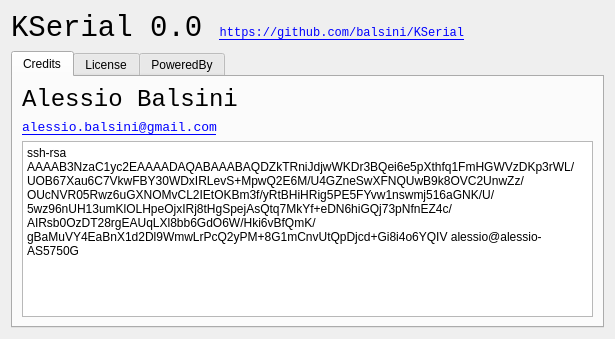
<?xml version="1.0" encoding="UTF-8"?>
<ui version="4.0">
 <class>AboutWindow</class>
 <widget class="QWidget" name="AboutWindow">
  <property name="geometry">
   <rect>
    <x>0</x>
    <y>0</y>
    <width>615</width>
    <height>339</height>
   </rect>
  </property>
  <property name="windowTitle">
   <string>Form</string>
  </property>
  <layout class="QGridLayout" name="gridLayout">
   <item row="0" column="0">
    <layout class="QVBoxLayout" name="verticalLayout">
     <item>
      <widget class="QLabel" name="label">
       <property name="font">
        <font>
         <family>Monospace</family>
        </font>
       </property>
       <property name="text">
        <string>&lt;html&gt;&lt;head/&gt;&lt;body&gt;&lt;p&gt;&lt;span style=&quot; font-size:22pt;&quot;&gt;KSerial 0.0 &lt;/span&gt;&lt;a href=&quot;https://github.com/balsini/KSerial&quot;&gt;&lt;span style=&quot; text-decoration: underline; color:#0000ff;&quot;&gt;https://github.com/balsini/KSerial&lt;/span&gt;&lt;/a&gt;&lt;/p&gt;&lt;/body&gt;&lt;/html&gt;</string>
       </property>
      </widget>
     </item>
     <item>
      <widget class="QTabWidget" name="tabWidget">
       <property name="currentIndex">
        <number>0</number>
       </property>
       <widget class="QWidget" name="Credits">
        <attribute name="title">
         <string>Credits</string>
        </attribute>
        <layout class="QGridLayout" name="gridLayout_2">
         <item row="1" column="0">
          <widget class="QLabel" name="label_7">
           <property name="font">
            <font>
             <family>Monospace</family>
             <pointsize>10</pointsize>
            </font>
           </property>
           <property name="text">
            <string>&lt;html&gt;&lt;head/&gt;&lt;body&gt;&lt;p&gt;&lt;a href=&quot;mailto:alessio.balsini@gmail.com&quot;&gt;&lt;span style=&quot; text-decoration: underline; color:#0000ff;&quot;&gt;alessio.balsini@gmail.com&lt;/span&gt;&lt;/a&gt;&lt;/p&gt;&lt;/body&gt;&lt;/html&gt;</string>
           </property>
          </widget>
         </item>
         <item row="0" column="0">
          <widget class="QLabel" name="label_2">
           <property name="font">
            <font>
             <family>Monospace</family>
             <pointsize>18</pointsize>
            </font>
           </property>
           <property name="text">
            <string>Alessio Balsini</string>
           </property>
          </widget>
         </item>
         <item row="2" column="0">
          <widget class="QPlainTextEdit" name="plainTextEdit">
           <property name="readOnly">
            <bool>true</bool>
           </property>
           <property name="plainText">
            <string>ssh-rsa AAAAB3NzaC1yc2EAAAADAQABAAABAQDZkTRniJdjwWKDr3BQei6e5pXthfq1FmHGWVzDKp3rWL/UOB67Xau6C7VkwFBY30WDxIRLevS+MpwQ2E6M/U4GZneSwXFNQUwB9k8OVC2UnwZz/OUcNVR05Rwz6uGXNOMvCL2IEtOKBm3f/yRtBHiHRig5PE5FYvw1nswmj516aGNK/U/5wz96nUH13umKlOLHpeOjxIRj8tHgSpejAsQtq7MkYf+eDN6hiGQj73pNfnEZ4c/AIRsb0OzDT28rgEAUqLXl8bb6GdO6W/Hki6vBfQmK/gBaMuVY4EaBnX1d2Dl9WmwLrPcQ2yPM+8G1mCnvUtQpDjcd+Gi8i4o6YQIV alessio@alessio-AS5750G</string>
           </property>
          </widget>
         </item>
        </layout>
       </widget>
       <widget class="QWidget" name="License">
        <attribute name="title">
         <string>License</string>
        </attribute>
        <layout class="QGridLayout" name="gridLayout_3">
         <item row="0" column="0">
          <widget class="QTextBrowser" name="textBrowser">
           <property name="font">
            <font>
             <family>Monospace</family>
            </font>
           </property>
           <property name="html">
            <string>&lt;!DOCTYPE HTML PUBLIC &quot;-//W3C//DTD HTML 4.0//EN&quot; &quot;http://www.w3.org/TR/REC-html40/strict.dtd&quot;&gt;
&lt;html&gt;&lt;head&gt;&lt;meta name=&quot;qrichtext&quot; content=&quot;1&quot; /&gt;&lt;style type=&quot;text/css&quot;&gt;
p, li { white-space: pre-wrap; }
&lt;/style&gt;&lt;/head&gt;&lt;body style=&quot; font-family:'Monospace'; font-size:9pt; font-weight:400; font-style:normal;&quot;&gt;
&lt;p style=&quot; margin-top:0px; margin-bottom:0px; margin-left:0px; margin-right:0px; -qt-block-indent:0; text-indent:0px; background-color:#f5f5f5;&quot;&gt;&lt;span style=&quot; font-family:'Menlo,Monaco,Consolas,Courier New,monospace'; color:#636363; background-color:#f5f5f5;&quot;&gt;Copyright 2013  Alessio Balsini &lt;/span&gt;&lt;a href=&quot;mailto:alessio.balsini@gmail.com&quot;&gt;&lt;span style=&quot; font-family:'Courier New,courier'; text-decoration: underline; color:#0000ff;&quot;&gt;alessio.balsini@gmail.com&lt;/span&gt;&lt;/a&gt;&lt;/p&gt;
&lt;p style=&quot;-qt-paragraph-type:empty; margin-top:0px; margin-bottom:0px; margin-left:0px; margin-right:0px; -qt-block-indent:0; text-indent:0px; font-family:'Menlo,Monaco,Consolas,Courier New,monospace'; color:#636363; background-color:#f5f5f5;&quot;&gt;&lt;br /&gt;&lt;/p&gt;
&lt;p style=&quot; margin-top:0px; margin-bottom:0px; margin-left:0px; margin-right:0px; -qt-block-indent:0; text-indent:0px; background-color:#f5f5f5;&quot;&gt;&lt;span style=&quot; font-family:'Menlo,Monaco,Consolas,Courier New,monospace'; color:#636363; background-color:#f5f5f5;&quot;&gt;Redistribution and use in source and binary forms, with or without&lt;/span&gt;&lt;/p&gt;
&lt;p style=&quot; margin-top:0px; margin-bottom:0px; margin-left:0px; margin-right:0px; -qt-block-indent:0; text-indent:0px; background-color:#f5f5f5;&quot;&gt;&lt;span style=&quot; font-family:'Menlo,Monaco,Consolas,Courier New,monospace'; color:#636363; background-color:#f5f5f5;&quot;&gt;modification, are permitted provided that the following conditions&lt;/span&gt;&lt;/p&gt;
&lt;p style=&quot; margin-top:0px; margin-bottom:0px; margin-left:0px; margin-right:0px; -qt-block-indent:0; text-indent:0px; background-color:#f5f5f5;&quot;&gt;&lt;span style=&quot; font-family:'Menlo,Monaco,Consolas,Courier New,monospace'; color:#636363; background-color:#f5f5f5;&quot;&gt;are met:&lt;/span&gt;&lt;/p&gt;
&lt;p style=&quot;-qt-paragraph-type:empty; margin-top:0px; margin-bottom:0px; margin-left:0px; margin-right:0px; -qt-block-indent:0; text-indent:0px; font-family:'Menlo,Monaco,Consolas,Courier New,monospace'; color:#636363; background-color:#f5f5f5;&quot;&gt;&lt;br /&gt;&lt;/p&gt;
&lt;p style=&quot; margin-top:0px; margin-bottom:0px; margin-left:0px; margin-right:0px; -qt-block-indent:0; text-indent:0px; background-color:#f5f5f5;&quot;&gt;&lt;span style=&quot; font-family:'Menlo,Monaco,Consolas,Courier New,monospace'; color:#636363; background-color:#f5f5f5;&quot;&gt;1. Redistributions of source code must retain the above copyright&lt;/span&gt;&lt;/p&gt;
&lt;p style=&quot; margin-top:0px; margin-bottom:0px; margin-left:0px; margin-right:0px; -qt-block-indent:0; text-indent:0px; background-color:#f5f5f5;&quot;&gt;&lt;span style=&quot; font-family:'Menlo,Monaco,Consolas,Courier New,monospace'; color:#636363; background-color:#f5f5f5;&quot;&gt;   notice, this list of conditions and the following disclaimer.&lt;/span&gt;&lt;/p&gt;
&lt;p style=&quot; margin-top:0px; margin-bottom:0px; margin-left:0px; margin-right:0px; -qt-block-indent:0; text-indent:0px; background-color:#f5f5f5;&quot;&gt;&lt;span style=&quot; font-family:'Menlo,Monaco,Consolas,Courier New,monospace'; color:#636363; background-color:#f5f5f5;&quot;&gt;2. Redistributions in binary form must reproduce the above copyright&lt;/span&gt;&lt;/p&gt;
&lt;p style=&quot; margin-top:0px; margin-bottom:0px; margin-left:0px; margin-right:0px; -qt-block-indent:0; text-indent:0px; background-color:#f5f5f5;&quot;&gt;&lt;span style=&quot; font-family:'Menlo,Monaco,Consolas,Courier New,monospace'; color:#636363; background-color:#f5f5f5;&quot;&gt;   notice, this list of conditions and the following disclaimer in the&lt;/span&gt;&lt;/p&gt;
&lt;p style=&quot; margin-top:0px; margin-bottom:0px; margin-left:0px; margin-right:0px; -qt-block-indent:0; text-indent:0px; background-color:#f5f5f5;&quot;&gt;&lt;span style=&quot; font-family:'Menlo,Monaco,Consolas,Courier New,monospace'; color:#636363; background-color:#f5f5f5;&quot;&gt;   documentation and/or other materials provided with the distribution.&lt;/span&gt;&lt;/p&gt;
&lt;p style=&quot;-qt-paragraph-type:empty; margin-top:0px; margin-bottom:0px; margin-left:0px; margin-right:0px; -qt-block-indent:0; text-indent:0px; font-family:'Menlo,Monaco,Consolas,Courier New,monospace'; color:#636363; background-color:#f5f5f5;&quot;&gt;&lt;br /&gt;&lt;/p&gt;
&lt;p style=&quot; margin-top:0px; margin-bottom:0px; margin-left:0px; margin-right:0px; -qt-block-indent:0; text-indent:0px; background-color:#f5f5f5;&quot;&gt;&lt;span style=&quot; font-family:'Menlo,Monaco,Consolas,Courier New,monospace'; color:#636363; background-color:#f5f5f5;&quot;&gt;THIS SOFTWARE IS PROVIDED BY THE AUTHOR ``AS IS'' AND ANY EXPRESS OR&lt;/span&gt;&lt;/p&gt;
&lt;p style=&quot; margin-top:0px; margin-bottom:0px; margin-left:0px; margin-right:0px; -qt-block-indent:0; text-indent:0px; background-color:#f5f5f5;&quot;&gt;&lt;span style=&quot; font-family:'Menlo,Monaco,Consolas,Courier New,monospace'; color:#636363; background-color:#f5f5f5;&quot;&gt;IMPLIED WARRANTIES, INCLUDING, BUT NOT LIMITED TO, THE IMPLIED WARRANTIES&lt;/span&gt;&lt;/p&gt;
&lt;p style=&quot; margin-top:0px; margin-bottom:0px; margin-left:0px; margin-right:0px; -qt-block-indent:0; text-indent:0px; background-color:#f5f5f5;&quot;&gt;&lt;span style=&quot; font-family:'Menlo,Monaco,Consolas,Courier New,monospace'; color:#636363; background-color:#f5f5f5;&quot;&gt;OF MERCHANTABILITY AND FITNESS FOR A PARTICULAR PURPOSE ARE DISCLAIMED.&lt;/span&gt;&lt;/p&gt;
&lt;p style=&quot; margin-top:0px; margin-bottom:0px; margin-left:0px; margin-right:0px; -qt-block-indent:0; text-indent:0px; background-color:#f5f5f5;&quot;&gt;&lt;span style=&quot; font-family:'Menlo,Monaco,Consolas,Courier New,monospace'; color:#636363; background-color:#f5f5f5;&quot;&gt;IN NO EVENT SHALL THE AUTHOR BE LIABLE FOR ANY DIRECT, INDIRECT,&lt;/span&gt;&lt;/p&gt;
&lt;p style=&quot; margin-top:0px; margin-bottom:0px; margin-left:0px; margin-right:0px; -qt-block-indent:0; text-indent:0px; background-color:#f5f5f5;&quot;&gt;&lt;span style=&quot; font-family:'Menlo,Monaco,Consolas,Courier New,monospace'; color:#636363; background-color:#f5f5f5;&quot;&gt;INCIDENTAL, SPECIAL, EXEMPLARY, OR CONSEQUENTIAL DAMAGES (INCLUDING, BUT&lt;/span&gt;&lt;/p&gt;
&lt;p style=&quot; margin-top:0px; margin-bottom:0px; margin-left:0px; margin-right:0px; -qt-block-indent:0; text-indent:0px; background-color:#f5f5f5;&quot;&gt;&lt;span style=&quot; font-family:'Menlo,Monaco,Consolas,Courier New,monospace'; color:#636363; background-color:#f5f5f5;&quot;&gt;NOT LIMITED TO, PROCUREMENT OF SUBSTITUTE GOODS OR SERVICES; LOSS OF USE,&lt;/span&gt;&lt;/p&gt;
&lt;p style=&quot; margin-top:0px; margin-bottom:0px; margin-left:0px; margin-right:0px; -qt-block-indent:0; text-indent:0px; background-color:#f5f5f5;&quot;&gt;&lt;span style=&quot; font-family:'Menlo,Monaco,Consolas,Courier New,monospace'; color:#636363; background-color:#f5f5f5;&quot;&gt;DATA, OR PROFITS; OR BUSINESS INTERRUPTION) HOWEVER CAUSED AND ON ANY&lt;/span&gt;&lt;/p&gt;
&lt;p style=&quot; margin-top:0px; margin-bottom:0px; margin-left:0px; margin-right:0px; -qt-block-indent:0; text-indent:0px; background-color:#f5f5f5;&quot;&gt;&lt;span style=&quot; font-family:'Menlo,Monaco,Consolas,Courier New,monospace'; color:#636363; background-color:#f5f5f5;&quot;&gt;THEORY OF LIABILITY, WHETHER IN CONTRACT, STRICT LIABILITY, OR TORT&lt;/span&gt;&lt;/p&gt;
&lt;p style=&quot; margin-top:0px; margin-bottom:0px; margin-left:0px; margin-right:0px; -qt-block-indent:0; text-indent:0px; background-color:#f5f5f5;&quot;&gt;&lt;span style=&quot; font-family:'Menlo,Monaco,Consolas,Courier New,monospace'; color:#636363; background-color:#f5f5f5;&quot;&gt;(INCLUDING NEGLIGENCE OR OTHERWISE) ARISING IN ANY WAY OUT OF THE USE OF&lt;/span&gt;&lt;/p&gt;
&lt;p style=&quot; margin-top:0px; margin-bottom:12px; margin-left:0px; margin-right:0px; -qt-block-indent:0; text-indent:0px; background-color:#f5f5f5;&quot;&gt;&lt;span style=&quot; font-family:'Menlo,Monaco,Consolas,Courier New,monospace'; color:#636363; background-color:#f5f5f5;&quot;&gt;THIS SOFTWARE, EVEN IF ADVISED OF THE POSSIBILITY OF SUCH DAMAGE.&lt;/span&gt;&lt;/p&gt;&lt;/body&gt;&lt;/html&gt;</string>
           </property>
          </widget>
         </item>
        </layout>
       </widget>
       <widget class="QWidget" name="PoweredBy">
        <attribute name="title">
         <string>PoweredBy</string>
        </attribute>
        <layout class="QGridLayout" name="gridLayout_4">
         <item row="0" column="0">
          <layout class="QHBoxLayout" name="horizontalLayout">
           <item>
            <widget class="QLabel" name="label_6">
             <property name="text">
              <string>&lt;html&gt;&lt;head/&gt;&lt;body&gt;&lt;p&gt;&lt;img src=&quot;:/images/logos/kde_logo.png&quot; width=&quot;100&quot;/&gt;&lt;/p&gt;&lt;/body&gt;&lt;/html&gt;</string>
             </property>
            </widget>
           </item>
           <item>
            <spacer name="horizontalSpacer_5">
             <property name="orientation">
              <enum>Qt::Horizontal</enum>
             </property>
             <property name="sizeType">
              <enum>QSizePolicy::Fixed</enum>
             </property>
             <property name="sizeHint" stdset="0">
              <size>
               <width>20</width>
               <height>0</height>
              </size>
             </property>
            </spacer>
           </item>
           <item>
            <widget class="QLabel" name="label_3">
             <property name="font">
              <font>
               <family>Monospace</family>
              </font>
             </property>
             <property name="text">
              <string>&lt;html&gt;&lt;head/&gt;&lt;body&gt;&lt;p&gt;&lt;span style=&quot; font-size:18pt;&quot;&gt;KDE &lt;/span&gt;&lt;a href=&quot;http://www.kde.org/&quot;&gt;&lt;span style=&quot; text-decoration: underline; color:#0000ff;&quot;&gt;http://www.kde.org/&lt;/span&gt;&lt;/a&gt;&lt;/p&gt;&lt;/body&gt;&lt;/html&gt;</string>
             </property>
            </widget>
           </item>
           <item>
            <spacer name="horizontalSpacer">
             <property name="orientation">
              <enum>Qt::Horizontal</enum>
             </property>
             <property name="sizeHint" stdset="0">
              <size>
               <width>40</width>
               <height>20</height>
              </size>
             </property>
            </spacer>
           </item>
          </layout>
         </item>
         <item row="1" column="0">
          <layout class="QHBoxLayout" name="horizontalLayout_2">
           <item>
            <widget class="QLabel" name="label_4">
             <property name="text">
              <string>&lt;html&gt;&lt;head/&gt;&lt;body&gt;&lt;p&gt;&lt;img src=&quot;:/images/logos/qt_logo.png&quot; width=&quot;100&quot;/&gt;&lt;/p&gt;&lt;/body&gt;&lt;/html&gt;</string>
             </property>
            </widget>
           </item>
           <item>
            <spacer name="horizontalSpacer_4">
             <property name="orientation">
              <enum>Qt::Horizontal</enum>
             </property>
             <property name="sizeType">
              <enum>QSizePolicy::Fixed</enum>
             </property>
             <property name="sizeHint" stdset="0">
              <size>
               <width>20</width>
               <height>0</height>
              </size>
             </property>
            </spacer>
           </item>
           <item>
            <widget class="QLabel" name="label_5">
             <property name="font">
              <font>
               <family>Monospace</family>
              </font>
             </property>
             <property name="text">
              <string>&lt;html&gt;&lt;head/&gt;&lt;body&gt;&lt;p&gt;&lt;span style=&quot; font-size:18pt;&quot;&gt;Qt &lt;/span&gt;&lt;a href=&quot;http://qt-project.org/&quot;&gt;&lt;span style=&quot; text-decoration: underline; color:#0000ff;&quot;&gt;http://qt-project.org/&lt;/span&gt;&lt;/a&gt;&lt;/p&gt;&lt;/body&gt;&lt;/html&gt;</string>
             </property>
            </widget>
           </item>
           <item>
            <spacer name="horizontalSpacer_2">
             <property name="orientation">
              <enum>Qt::Horizontal</enum>
             </property>
             <property name="sizeHint" stdset="0">
              <size>
               <width>40</width>
               <height>20</height>
              </size>
             </property>
            </spacer>
           </item>
          </layout>
         </item>
        </layout>
       </widget>
      </widget>
     </item>
    </layout>
   </item>
  </layout>
 </widget>
 <resources/>
 <connections/>
</ui>
